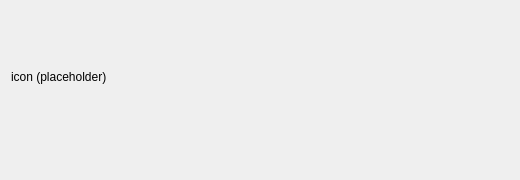
<?xml version="1.0" encoding="UTF-8"?>
<ui version="4.0">
 <class>LoginRequiredDialog</class>
 <widget class="QDialog" name="LoginRequiredDialog">
  <property name="geometry">
   <rect>
    <x>0</x>
    <y>0</y>
    <width>520</width>
    <height>180</height>
   </rect>
  </property>
  <property name="sizePolicy">
   <sizepolicy hsizetype="Minimum" vsizetype="Minimum">
    <horstretch>0</horstretch>
    <verstretch>0</verstretch>
   </sizepolicy>
  </property>
  <property name="minimumSize">
   <size>
    <width>520</width>
    <height>180</height>
   </size>
  </property>
  <property name="windowTitle">
   <string>Login required</string>
  </property>
  <layout class="QVBoxLayout" name="verticalLayout_2">
   <item>
    <layout class="QHBoxLayout" name="horizontalLayout_3" stretch="0,1">
     <item>
      <widget class="QLabel" name="iconLabel">
       <property name="sizePolicy">
        <sizepolicy hsizetype="Maximum" vsizetype="Preferred">
         <horstretch>0</horstretch>
         <verstretch>0</verstretch>
        </sizepolicy>
       </property>
       <property name="text">
        <string notr="true">icon (placeholder)</string>
       </property>
      </widget>
     </item>
     <item>
      <widget class="QStackedWidget" name="contentWidget">
       <widget class="QWidget" name="page"/>
       <widget class="QWidget" name="page_2"/>
      </widget>
     </item>
    </layout>
   </item>
   <item>
    <layout class="QHBoxLayout" name="horizontalLayout">
     <item>
      <spacer name="horizontalSpacer">
       <property name="orientation">
        <enum>Qt::Horizontal</enum>
       </property>
       <property name="sizeHint" stdset="0">
        <size>
         <width>10</width>
         <height>20</height>
        </size>
       </property>
      </spacer>
     </item>
     <item>
      <widget class="QDialogButtonBox" name="rightButtonBox">
       <property name="sizePolicy">
        <sizepolicy hsizetype="Maximum" vsizetype="Preferred">
         <horstretch>0</horstretch>
         <verstretch>0</verstretch>
        </sizepolicy>
       </property>
       <property name="minimumSize">
        <size>
         <width>10</width>
         <height>10</height>
        </size>
       </property>
       <property name="standardButtons">
        <set>QDialogButtonBox::NoButton</set>
       </property>
      </widget>
     </item>
    </layout>
   </item>
  </layout>
 </widget>
 <resources>
  <include location="../../resources/client.qrc"/>
 </resources>
 <connections/>
</ui>
